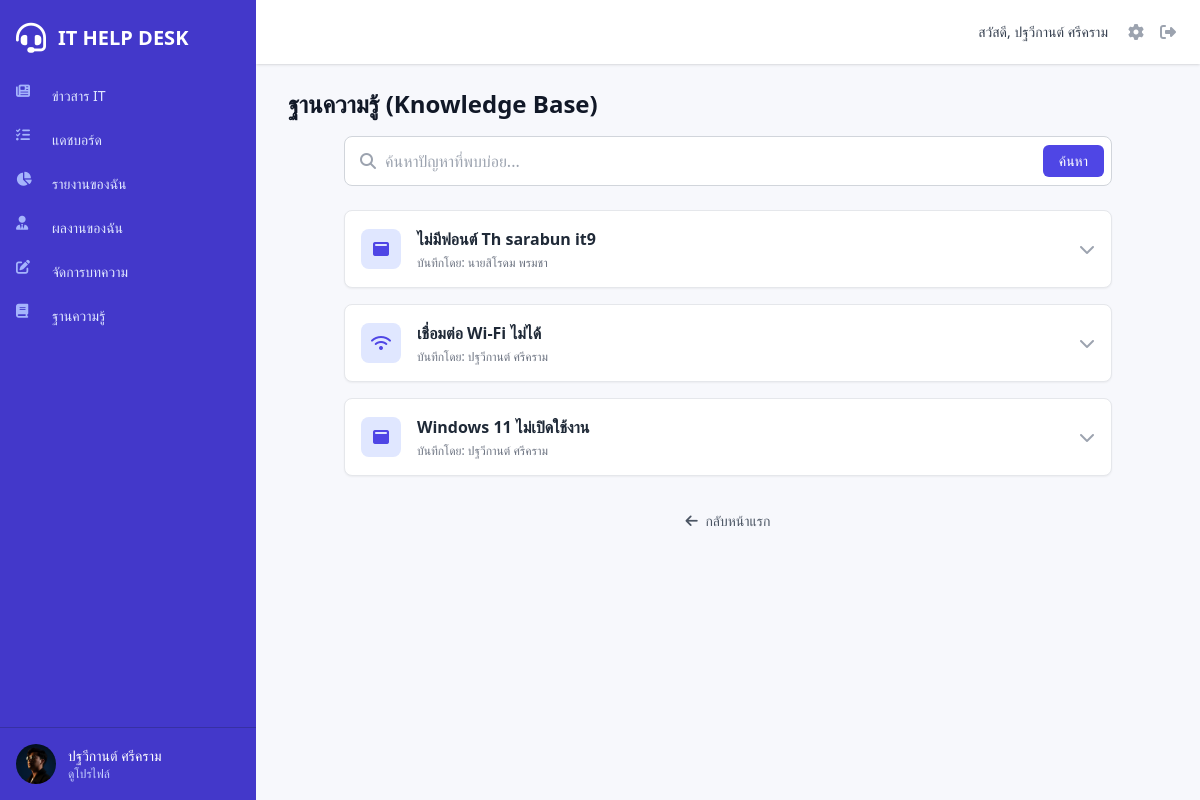
The app's page /knowledge_base.php (signed in) with its own data.
### tables this page shows
CREATE TABLE `users` (
  `id` int(11) NOT NULL,
  `fullname` varchar(255) NOT NULL,
  `position` varchar(255) DEFAULT NULL,
  `department` varchar(255) DEFAULT NULL,
  `division` varchar(255) DEFAULT NULL,
  `phone` varchar(50) DEFAULT NULL,
  `line_id` varchar(100) DEFAULT NULL,
  `email` varchar(255) NOT NULL,
  `password` varchar(255) NOT NULL,
  `image_url` varchar(255) DEFAULT 'assets/images/user.png',
  `role` enum('user','it','admin') NOT NULL DEFAULT 'user',
  `created_at` timestamp NOT NULL DEFAULT current_timestamp()
);

CREATE TABLE `knowledge_base` (
  `id` int(11) NOT NULL,
  `issue_id_source` int(11) DEFAULT NULL,
  `category` varchar(100) NOT NULL,
  `question` text NOT NULL,
  `answer` text NOT NULL,
  `created_by` int(11) NOT NULL,
  `created_at` timestamp NOT NULL DEFAULT current_timestamp()
);

### includes/functions.php (called while the page is built, shortened)
<?php
function get_user_avatar($image_url) {
    $default_avatar = 'assets/images/user.png';
    if (!empty($image_url) && file_exists($image_url)) {
        return $image_url;
    }
    return $default_avatar;
}
function getUserById($id, $conn) {
    $stmt = $conn->prepare("SELECT * FROM users WHERE id = ?");
    $stmt->bind_param("i", $id);
    $stmt->execute();
    $result = $stmt->get_result();
    $user = $result->fetch_assoc();
    return $user;
}
?>

### knowledge_base.php (the view, shortened to what this page needs)
<?php
require_once 'includes/functions.php';
require_once 'includes/header.php';
$search_term = trim($_GET['search'] ?? '');
$search_query = "%" . $search_term . "%";
$sql = "SELECT kb.*, u.fullname as creator_name
        FROM knowledge_base kb
        JOIN users u ON kb.created_by = u.id
        WHERE kb.question LIKE ? OR kb.answer LIKE ?
        ORDER BY kb.created_at DESC";
$stmt = $conn->prepare($sql);
$stmt->bind_param("ss", $search_query, $search_query);
$stmt->execute();
$kb_result = $stmt->get_result();
$category_icon_map = [
    'ฮาร์ดแวร์' => 'fa-desktop',
    'ซอฟต์แวร์' => 'fa-window-maximize',
    'ระบบเครือข่าย' => 'fa-wifi',
    'ระบบสารบรรณ/ERP' => 'fa-file-invoice',
    'อีเมล' => 'fa-envelope-open-text',
    'อื่นๆ' => 'fa-question-circle'
];
?>
<div class="max-w-3xl mx-auto" x-data="{ activeAccordion: null }">
    <form method="GET" action="knowledge_base.php" class="mb-6 relative">
        <input type="text" name="search" placeholder="ค้นหาปัญหาที่พบบ่อย..." value="<?php echo htmlspecialchars($search_term); ?>" class="w-full px-4 py-3 border border-gray-300 rounded-lg pl-10 focus:outline-none focus:ring-2 focus:ring-indigo-500">
        <i class="fa-solid fa-search absolute left-4 top-1/2 -translate-y-1/2 text-gray-400"></i>
        <button type="submit" class="absolute right-2 top-1/2 -translate-y-1/2 px-4 py-1.5 bg-indigo-600 text-white rounded-md text-sm hover:bg-indigo-700">ค้นหา</button>
    </form>
    <div id="kb-list" class="space-y-4">
        <?php if ($kb_result->num_rows > 0): ?>
            <?php while ($kb_item = $kb_result->fetch_assoc()):
                $category_icon = $category_icon_map[$kb_item['category']] ?? 'fa-question-circle';
            ?>
            <div class="bg-white rounded-lg shadow-sm border border-gray-200 overflow-hidden">
                <div @click="activeAccordion = activeAccordion === <?php echo $kb_item['id']; ?> ? null : <?php echo $kb_item['id']; ?>" class="cursor-pointer flex justify-between items-center p-4 hover:bg-gray-50 transition-colors">
                    <div class="flex items-center gap-4">
                        <div class="bg-indigo-100 text-indigo-600 rounded-lg w-10 h-10 flex-shrink-0 flex items-center justify-center">
                            <i class="fa-solid <?php echo $category_icon; ?>"></i>
                        </div>
                        <div>
                            <h3 class="font-semibold text-gray-800"><?php echo htmlspecialchars($kb_item['question']); ?></h3>
                            <p class="text-xs text-gray-500 mt-1">
                                <span>บันทึกโดย: <?php echo htmlspecialchars($kb_item['creator_name']); ?></span>
                            </p>
                        </div>
                    </div>
                    <i class="fa-solid fa-chevron-down transition-transform text-gray-400" :class="activeAccordion === <?php echo $kb_item['id']; ?> && 'rotate-180'"></i>
                </div>
            </div>
            <?php endwhile; ?>
        <?php endif; ?>
    </div>
    <div class="text-center mt-8">
        <a href="index.php" class="text-sm text-gray-600 hover:text-indigo-600">
            <i class="fa-solid fa-arrow-left mr-1"></i> กลับหน้าแรก
        </a>
    </div>
</div>
<?php
require_once 'includes/footer.php';
?>

### includes/sidebar_content.php (shortened to what this page needs)
<div class="flex-1 flex flex-col pt-5 pb-4 overflow-y-auto">
    <div class="flex items-center flex-shrink-0 px-4">
        <i class="fa-solid fa-headset text-3xl text-white"></i>
        <span class="ml-3 font-bold text-xl text-white">IT HELP DESK</span>
    </div>
    <nav class="mt-5 flex-1 px-2 space-y-1">
        <?php
        $baseLinkClass = "group flex items-center px-2 py-2 text-sm font-medium rounded-md transition-colors duration-200";
        $inactiveLinkClass = "text-indigo-100 hover:bg-indigo-600";
        $activeLinkClass = "bg-indigo-800 text-white";
        foreach ($menu_items as $url => $item) {
            $isActive = ($current_page === $url) || ($url === 'news.php' && $current_page === 'article_view.php');
            $class = $isActive ? $activeLinkClass : $inactiveLinkClass;
            echo "<a href='$url' class='$baseLinkClass $class'>";
            echo "<i class='fa-solid " . $item['icon'] . " mr-3 flex-shrink-0 h-6 w-6 text-indigo-300'></i>";
            echo $item['title'];
            echo "</a>";
        }
        ?>
    </nav>
</div>
<div class="flex-shrink-0 flex border-t border-indigo-800 p-4">
    <a href="profile.php" class="flex-shrink-0 w-full group block">
        <div class="flex items-center">
            <div>
                <img class="inline-block h-10 w-10 rounded-full object-cover"
                     src="<?php echo htmlspecialchars(get_user_avatar($user_data['image_url'] ?? null)); ?>" alt="">
            </div>
            <div class="ml-3">
                <p class="text-sm font-medium text-white"><?php echo htmlspecialchars($_SESSION['fullname']); ?></p>
                <p class="text-xs font-medium text-indigo-200 group-hover:text-white">ดูโปรไฟล์</p>
            </div>
        </div>
    </a>
</div>

### assets/css/style.css (style rules this page uses)
body { font-family: 'Sarabun', sans-serif; background-color: #f7f8fc; }

### records on screen
users: image_url (picture)
knowledge_base: question "ไม่มีฟอนต์ Th sarabun it9", users.fullname "นายสิโรดม พรมชา"
knowledge_base: question "เชื่อมต่อ Wi-Fi ไม่ได้", users.fullname "ปฐวีกานต์ ศรีคราม"
knowledge_base: question "Windows 11 ไม่เปิดใช้งาน", users.fullname "ปฐวีกานต์ ศรีคราม"

### other values on screen
$item['title'] "ข่าวสาร IT"
$item['title'] "แดชบอร์ด"
$item['title'] "รายงานของฉัน"
$item['title'] "ผลงานของฉัน"
$item['title'] "จัดการบทความ"
$item['title'] "ฐานความรู้"
$_SESSION['fullname'] "ปฐวีกานต์ ศรีคราม"
$page_title "ฐานความรู้ (Knowledge Base)"
